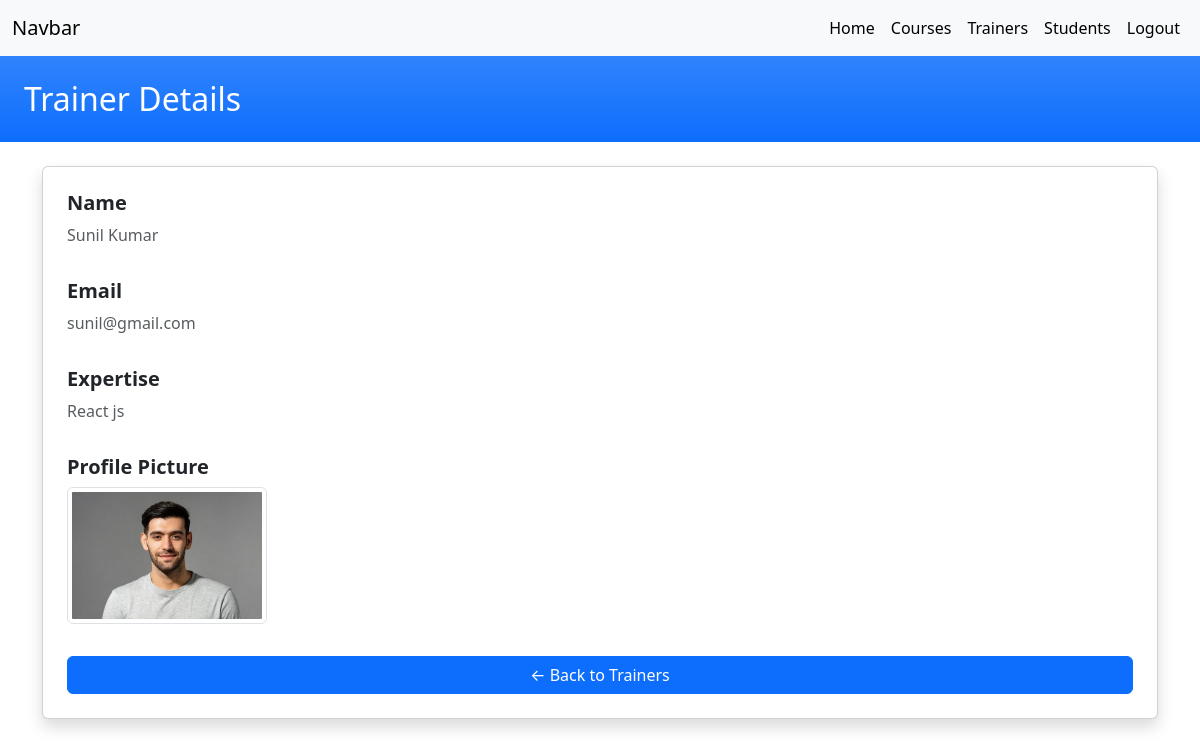
The app's page /academy/trainer/detail/6 (signed in), older data.
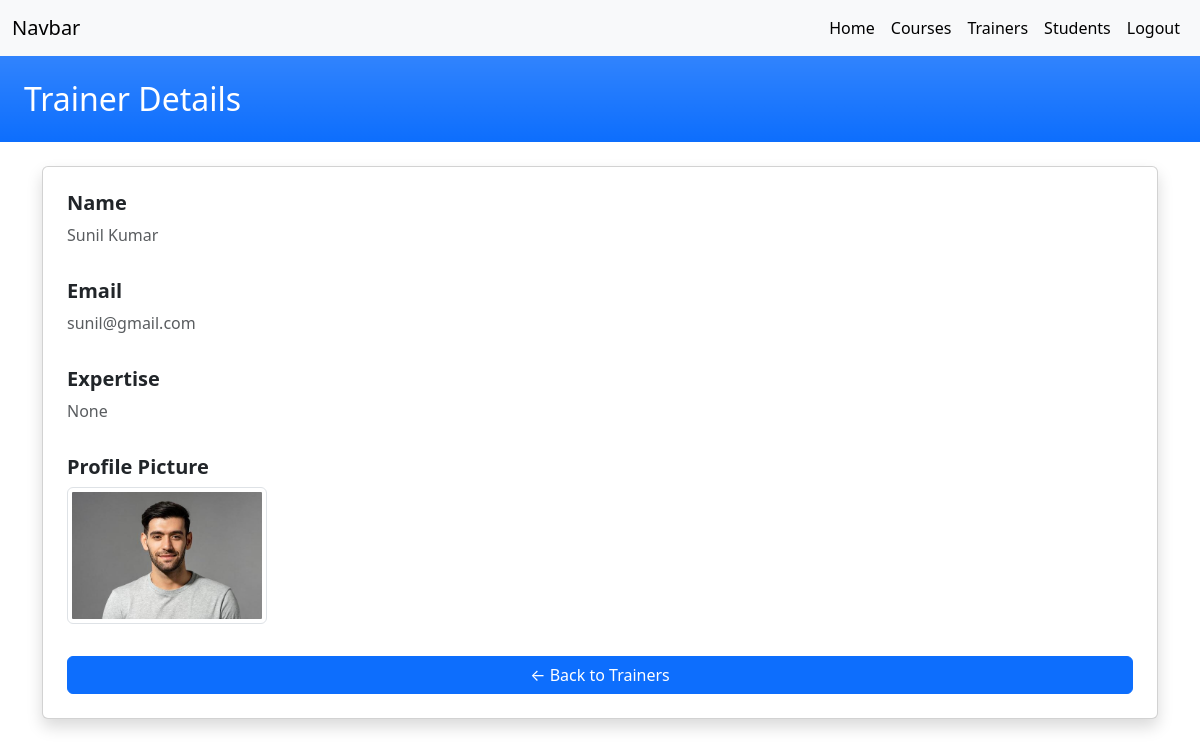
The same page, newer data.
### academy/models.py (models this page shows, shortened)
class Trainer(models.Model):
    first_name = models.CharField(max_length=100)
    last_name = models.CharField(max_length=100)
    email = models.EmailField(unique=True)
    expertise = models.ForeignKey(Course, on_delete=models.SET_NULL, null=True, blank=True, help_text="Python, Django, Data Science")
    trainer_picture = models.ImageField(upload_to = 'Trainer/')
    def full_Name(self):
        return f"{self.first_name} {self.last_name}"

class Course(models.Model):
    course_name = models.CharField(max_length=100)
    description = models.TextField()
    duration = models.IntegerField(help_text="Duration in weeks")
    course_image = models.ImageField(upload_to = 'Course/')
    def __str__(self):
        return f"{self.course_name}"

### academy/views.py (the view)
# urls.py: path('trainer/detail/<int:id>',views.trainer_detail,name="trainer_detail"),
@login_required
@permission_required('academy.view_trainer', raise_exception=True)
def trainer_detail(request,id):
    trainer = get_object_or_404(Trainer,id=id)
    context = {
        'trainer':trainer
    }
    return render(request,'trainer_detail.html',context)

### templates/trainer_detail.html (shortened to what this page needs)
{% load static %}
{% load crispy_forms_tags %}
<!DOCTYPE html>
<html lang="en">
    <head>
        <link
            href="https://cdn.jsdelivr.net/npm/bootstrap@5.3.8/dist/css/bootstrap.min.css"
            rel="stylesheet">
        <link rel="stylesheet" href="{% static 'css/style1.css' %}">
    </head>
    <body>
        <nav class="navbar navbar-expand-lg navbar-light bg-light">
            <div class="container-fluid">
                <a class="navbar-brand" href="/">Navbar</a>
                <div class="collapse navbar-collapse" id="navbarNavDropdown">
                    <ul class="navbar-nav ms-auto">
                        <li class="nav-item">
                            <a class="nav-link active" href="/">Home</a>
                        </li>
                        <li class="nav-item">
                            <a class="nav-link active"
                                href="/academy/courses/">Courses</a>
                        </li>
                        <li class="nav-item">
                            <a class="nav-link active"
                                href="/academy/trainers/">Trainers</a>
                        </li>
                        <li class="nav-item">
                            <a class="nav-link active"
                                href="/academy/students/">Students</a>
                        </li>
                        {% if not user.is_authenticated %}
                        <li class="nav-item">
                            <a class="nav-link active"
                                href="/accounts/register/">Register</a>
                        </li>
                        <li class="nav-item">
                            <a class="nav-link active"
                                href="/accounts/login/">Login</a>
                        </li>
                        {% else %}
                        <li class="nav-item">
                            <a class="nav-link active "
                                href="/accounts/logout/">Logout</a>
                        </li>
                        {% endif %}
                    </ul>
                </div>
            </div>
        </nav>
        <div class="bg-primary bg-gradient text-white py-4 px-4 mb-4">
            <h2 class="m-0">Trainer Details</h2>
        </div>
        <div class="container">
            <div class="card shadow p-4">
                <div class="mb-3">
                    <h5 class="fw-bold">Name</h5>
                    <p class="text-muted">{{ trainer.full_Name }}</p>
                </div>
                <div class="mb-3">
                    <h5 class="fw-bold">Email</h5>
                    <p class="text-muted">{{ trainer.email }}</p>
                </div>
                <div class="mb-3">
                    <h5 class="fw-bold">Expertise</h5>
                    <p class="text-muted">{{ trainer.expertise }}</p>
                </div>
                <div class="mb-3">
                    <h5 class="fw-bold">Profile Picture</h5>
                    <img src="{{ trainer.trainer_picture.url }}"
                        class="img-thumbnail rounded"
                        style="max-width:200px;">
                </div>
                {% if perms.academy.view_trainer %}
                <a href="{% url 'trainers' %}" class="btn btn-primary mt-3">←
                    Back to Trainers</a>
                {% endif %}
            </div>
        </div>
    </body>
</html>

Row changes from the older to the newer data that the page shows:
changed Trainer "Sunil Kumar": expertise "React js" → "None"
